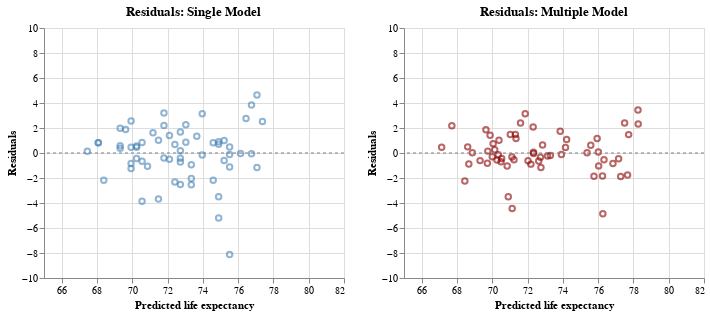

The code cell stored with this chart in its notebook:
### Code cell
# Single model residuals
single_resid = alt.Chart(data).mark_point(color='steelblue', opacity=0.6).encode(
    x=alt.X('pred_single:Q').title('Predicted life expectancy').scale(domain=[65, 82]),
    y=alt.Y('residual_single:Q').title('Residuals').scale(domain=[-10, 10]),
    tooltip=['areaName:N', alt.Tooltip('residual_single:Q', format='.2f')]
).properties(height=250, title='Residuals: Single Model')


# Multiple model residuals
multi_resid = alt.Chart(data).mark_point(color='darkred', opacity=0.6).encode(
    x=alt.X('pred_multi:Q').title('Predicted life expectancy').scale(domain=[65, 82]),
    y=alt.Y('residual_multi:Q').title('Residuals').scale(domain=[-10, 10]),
    tooltip=['areaName:N', alt.Tooltip('residual_multi:Q', format='.2f')]
).properties(height=250, title='Residuals: Multiple Model')


# Create zero line to add to each plot
zero_line = alt.Chart(pd.DataFrame({'y': [0]})).mark_rule(
    strokeDash=[3, 3], color='gray'
).encode(y='y:Q')


(single_resid + zero_line) | (multi_resid + zero_line)  # Add zero line to each plot, then concatenate them horizontally

### Figure 1 — Vega-Lite specification as saved in the notebook (floating-point values rounded to 4 significant figures)
{"config": {"view": {"continuousWidth": 300, "continuousHeight": 300}}, "hconcat": [{"layer": [{"data": {"name": "data-fb5b6f63ce9369797358fec941863943"}, "mark": {"type": "point", "color": "steelblue", "opacity": 0.6}, "encoding": {"tooltip": [{"field": "areaName", "type": "nominal"}, {"field": "residual_single", "format": ".2f", "type": "quantitative"}], "x": {"field": "pred_single", "scale": {"domain": [65, 82]}, "title": "Predicted life expectancy", "type": "quantitative"}, "y": {"field": "residual_single", "scale": {"domain": [-10, 10]}, "title": "Residuals", "type": "quantitative"}}, "title": "Residuals: Single Model"}, {"data": {"name": "data-a0a55d106695e8d630baff0f16eee66d"}, "mark": {"type": "rule", "color": "gray", "strokeDash": [3, 3]}, "encoding": {"y": {"field": "y", "type": "quantitative"}}}], "height": 250}, {"layer": [{"data": {"name": "data-fb5b6f63ce9369797358fec941863943"}, "mark": {"type": "point", "color": "darkred", "opacity": 0.6}, "encoding": {"tooltip": [{"field": "areaName", "type": "nominal"}, {"field": "residual_multi", "format": ".2f", "type": "quantitative"}], "x": {"field": "pred_multi", "scale": {"domain": [65, 82]}, "title": "Predicted life expectancy", "type": "quantitative"}, "y": {"field": "residual_multi", "scale": {"domain": [-10, 10]}, "title": "Residuals", "type": "quantitative"}}, "title": "Residuals: Multiple Model"}, {"data": {"name": "data-a0a55d106695e8d630baff0f16eee66d"}, "mark": {"type": "rule", "color": "gray", "strokeDash": [3, 3]}, "encoding": {"y": {"field": "y", "type": "quantitative"}}}], "height": 250}], "$schema": "https://vega.github.io/schema/vega-lite/v5.20.1.json", "datasets": {"data-fb5b6f63ce9369797358fec941863943": [{"areaName": "Anniesland, Jordanhill and Whiteinch", "incomeDeprevation": 0.14, "employmentDeprivation": 0.15, "childPoverty": 0.14, "femaleLE": 80.8, "maleLE": 75.8, "disabilityRate": 0.19, "pred_single": 74.9, "pred_multi": 76.33, "residual_single": 0.9021, "residual_multi": -0.5327}, {"areaName": "Arden and Carnwadric", "incomeDeprevation": 0.26, "employmentDeprivation": 0.25, "childPoverty": 0.34, "femaleLE": 76.0, "maleLE": 72.8, "disabilityRate": 0.22, "pred_single": 71.18, "pred_multi": 71.31, "residual_single": 1.623, "residual_multi": 1.488}, {"areaName": "Baillieston and Garrowhill", "incomeDeprevation": 0.12, "employmentDeprivation": 0.12, "childPoverty": 0.14, "femaleLE": 81.6, "maleLE": 76.0, "disabilityRate": 0.21, "pred_single": 75.52, "pred_multi": 76.84, "residual_single": 0.482, "residual_multi": -0.8404}, {"areaName": "Balornock and Barmulloch", "incomeDeprevation": 0.29, "employmentDeprivation": 0.27, "childPoverty": 0.38, "femaleLE": 78.2, "maleLE": 70.8, "disabilityRate": 0.3, "pred_single": 70.25, "pred_multi": 71.12, "residual_single": 0.5535, "residual_multi": -0.3164}, {"areaName": "Bellahouston, Craigton and Mosspark", "incomeDeprevation": 0.2, "employmentDeprivation": 0.18, "childPoverty": 0.22, "femaleLE": 80.5, "maleLE": 73.9, "disabilityRate": 0.29, "pred_single": 73.04, "pred_multi": 75.77, "residual_single": 0.8627, "residual_multi": -1.866}, {"areaName": "Blackhill and Hogganfield", "incomeDeprevation": 0.24, "employmentDeprivation": 0.23, "childPoverty": 0.33, "femaleLE": 77.5, "maleLE": 75.0, "disabilityRate": 0.25, "pred_single": 71.8, "pred_multi": 71.87, "residual_single": 3.203, "residual_multi": 3.131}, {"areaName": "Blairdardie", "incomeDeprevation": 0.18, "employmentDeprivation": 0.16, "childPoverty": 0.2, "femaleLE": 79.4, "maleLE": 75.0, "disabilityRate": 0.25, "pred_single": 73.66, "pred_multi": 76.03, "residual_single": 1.342, "residual_multi": -1.031}, {"areaName": "Broomhill and Partick West", "incomeDeprevation": 0.12, "employmentDeprivation": 0.11, "childPoverty": 0.19, "femaleLE": 79.7, "maleLE": 75.4, "disabilityRate": 0.17, "pred_single": 75.52, "pred_multi": 75.37, "residual_single": -0.118, "residual_multi": 0.02579}, {"areaName": "Calton and Bridgeton", "incomeDeprevation": 0.25, "employmentDeprivation": 0.21, "childPoverty": 0.47, "femaleLE": 76.6, "maleLE": 67.8, "disabilityRate": 0.24, "pred_single": 71.49, "pred_multi": 68.67, "residual_single": -3.687, "residual_multi": -0.8728}, {"areaName": "Carmunnock", "incomeDeprevation": 0.15, "employmentDeprivation": 0.1, "childPoverty": 0.18, "femaleLE": 81.2, "maleLE": 75.4, "disabilityRate": 0.21, "pred_single": 74.59, "pred_multi": 77.28, "residual_single": 0.8122, "residual_multi": -1.88}, {"areaName": "Castlemilk", "incomeDeprevation": 0.36, "employmentDeprivation": 0.33, "childPoverty": 0.44, "femaleLE": 76.8, "maleLE": 68.9, "disabilityRate": 0.31, "pred_single": 68.08, "pred_multi": 69.72, "residual_single": 0.8241, "residual_multi": -0.8231}, {"areaName": "Cathcart and Simshill", "incomeDeprevation": 0.07, "employmentDeprivation": 0.08, "childPoverty": 0.07, "femaleLE": 84.3, "maleLE": 81.7, "disabilityRate": 0.17, "pred_single": 77.07, "pred_multi": 78.26, "residual_single": 4.632, "residual_multi": 3.44}, {"areaName": "City Centre and Merchant City", "incomeDeprevation": 0.14, "employmentDeprivation": 0.12, "childPoverty": 0.37, "femaleLE": 76.4, "maleLE": 69.7, "disabilityRate": 0.15, "pred_single": 74.9, "pred_multi": 70.27, "residual_single": -5.198, "residual_multi": -0.5692}, {"areaName": "Corkerhill and North Pollok", "incomeDeprevation": 0.29, "employmentDeprivation": 0.26, "childPoverty": 0.37, "femaleLE": 76.7, "maleLE": 70.7, "disabilityRate": 0.24, "pred_single": 70.25, "pred_multi": 71.23, "residual_single": 0.4535, "residual_multi": -0.5328}, {"areaName": "Croftfoot", "incomeDeprevation": 0.14, "employmentDeprivation": 0.12, "childPoverty": 0.25, "femaleLE": 79.4, "maleLE": 75.6, "disabilityRate": 0.16, "pred_single": 74.9, "pred_multi": 73.85, "residual_single": 0.7021, "residual_multi": 1.748}, {"areaName": "Crookston and South Cardonald", "incomeDeprevation": 0.2, "employmentDeprivation": 0.17, "childPoverty": 0.27, "femaleLE": 79.8, "maleLE": 75.3, "disabilityRate": 0.24, "pred_single": 73.04, "pred_multi": 74.22, "residual_single": 2.263, "residual_multi": 1.083}, {"areaName": "Dennistoun", "incomeDeprevation": 0.19, "employmentDeprivation": 0.15, "childPoverty": 0.41, "femaleLE": 76.7, "maleLE": 70.8, "disabilityRate": 0.19, "pred_single": 73.35, "pred_multi": 70.05, "residual_single": -2.547, "residual_multi": 0.7497}, {"areaName": "Drumchapel", "incomeDeprevation": 0.36, "employmentDeprivation": 0.31, "childPoverty": 0.48, "femaleLE": 73.9, "maleLE": 68.9, "disabilityRate": 0.27, "pred_single": 68.08, "pred_multi": 68.87, "residual_single": 0.8241, "residual_multi": 0.02585}, {"areaName": "Easterhouse", "incomeDeprevation": 0.32, "employmentDeprivation": 0.29, "childPoverty": 0.42, "femaleLE": 77.5, "maleLE": 69.7, "disabilityRate": 0.27, "pred_single": 69.32, "pred_multi": 70.0, "residual_single": 0.3838, "residual_multi": -0.3026}, {"areaName": "Glasgow", "incomeDeprevation": 0.21, "employmentDeprivation": 0.19, "childPoverty": 0.32, "femaleLE": 78.2, "maleLE": 72.3, "disabilityRate": 0.23, "pred_single": 72.73, "pred_multi": 72.34, "residual_single": -0.4272, "residual_multi": -0.04205}, {"areaName": "Glasgow North East", "incomeDeprevation": 0.25, "employmentDeprivation": 0.22, "childPoverty": 0.37, "femaleLE": 78.0, "maleLE": 72.5, "disabilityRate": 0.25, "pred_single": 71.49, "pred_multi": 71.35, "residual_single": 1.013, "residual_multi": 1.154}, {"areaName": "Glasgow North West", "incomeDeprevation": 0.19, "employmentDeprivation": 0.17, "childPoverty": 0.32, "femaleLE": 77.6, "maleLE": 71.3, "disabilityRate": 0.21, "pred_single": 73.35, "pred_multi": 72.19, "residual_single": -2.047, "residual_multi": -0.8902}, {"areaName": "Glasgow South", "incomeDeprevation": 0.21, "employmentDeprivation": 0.19, "childPoverty": 0.29, "femaleLE": 78.8, "maleLE": 72.9, "disabilityRate": 0.22, "pred_single": 72.73, "pred_multi": 73.13, "residual_single": 0.1728, "residual_multi": -0.2333}, {"areaName": "Govanhill", "incomeDeprevation": 0.24, "employmentDeprivation": 0.22, "childPoverty": 0.33, "femaleLE": 78.1, "maleLE": 71.4, "disabilityRate": 0.23, "pred_single": 71.8, "pred_multi": 72.03, "residual_single": -0.397, "residual_multi": -0.6278}, {"areaName": "Greater Gorbals", "incomeDeprevation": 0.3, "employmentDeprivation": 0.27, "childPoverty": 0.45, "femaleLE": 77.9, "maleLE": 68.7, "disabilityRate": 0.29, "pred_single": 69.94, "pred_multi": 69.31, "residual_single": -1.236, "residual_multi": -0.6099}, {"areaName": "Greater Govan", "incomeDeprevation": 0.28, "employmentDeprivation": 0.27, "childPoverty": 0.36, "femaleLE": 74.6, "maleLE": 66.7, "disabilityRate": 0.27, "pred_single": 70.56, "pred_multi": 71.13, "residual_single": -3.857, "residual_multi": -4.431}, {"areaName": "Haghill and Carntyne", "incomeDeprevation": 0.28, "employmentDeprivation": 0.26, "childPoverty": 0.43, "femaleLE": 75.4, "maleLE": 69.9, "disabilityRate": 0.31, "pred_single": 70.56, "pred_multi": 69.75, "residual_single": -0.6566, "residual_multi": 0.1505}, {"areaName": "Hillhead and Woodlands", "incomeDeprevation": 0.15, "employmentDeprivation": 0.12, "childPoverty": 0.31, "femaleLE": 79.3, "maleLE": 72.4, "disabilityRate": 0.15, "pred_single": 74.59, "pred_multi": 72.34, "residual_single": -2.188, "residual_multi": 0.06315}, {"areaName": "Hyndland, Dowanhill and Partick East", "incomeDeprevation": 0.08, "employmentDeprivation": 0.08, "childPoverty": 0.11, "femaleLE": 80.9, "maleLE": 76.7, "disabilityRate": 0.14, "pred_single": 76.76, "pred_multi": 77.16, "residual_single": -0.0584, "residual_multi": -0.4611}, {"areaName": "Ibrox and Kingston", "incomeDeprevation": 0.21, "employmentDeprivation": 0.19, "childPoverty": 0.38, "femaleLE": 74.0, "maleLE": 70.2, "disabilityRate": 0.2, "pred_single": 72.73, "pred_multi": 70.34, "residual_single": -2.527, "residual_multi": -0.1421}, {"areaName": "Kelvindale and Kelvinside", "incomeDeprevation": 0.06, "employmentDeprivation": 0.05, "childPoverty": 0.11, "femaleLE": 84.3, "maleLE": 79.9, "disabilityRate": 0.14, "pred_single": 77.38, "pred_multi": 77.5, "residual_single": 2.521, "residual_multi": 2.398}, {"areaName": "Kingspark and Mount Florida", "incomeDeprevation": 0.12, "employmentDeprivation": 0.11, "childPoverty": 0.16, "femaleLE": 82.8, "maleLE": 74.4, "disabilityRate": 0.17, "pred_single": 75.52, "pred_multi": 76.25, "residual_single": -1.118, "residual_multi": -1.849}, {"areaName": "Knightswood", "incomeDeprevation": 0.23, "employmentDeprivation": 0.23, "childPoverty": 0.3, "femaleLE": 77.6, "maleLE": 71.6, "disabilityRate": 0.29, "pred_single": 72.11, "pred_multi": 72.76, "residual_single": -0.5071, "residual_multi": -1.16}, {"areaName": "Lambhill and Milton", "incomeDeprevation": 0.29, "employmentDeprivation": 0.28, "childPoverty": 0.39, "femaleLE": 77.0, "maleLE": 69.8, "disabilityRate": 0.3, "pred_single": 70.25, "pred_multi": 70.5, "residual_single": -0.4465, "residual_multi": -0.6991}, {"areaName": "Langside and Battlefield", "incomeDeprevation": 0.13, "employmentDeprivation": 0.11, "childPoverty": 0.24, "femaleLE": 81.4, "maleLE": 74.6, "disabilityRate": 0.16, "pred_single": 75.21, "pred_multi": 74.15, "residual_single": -0.608, "residual_multi": 0.4491}, {"areaName": "Maryhill Road Corridor", "incomeDeprevation": 0.22, "employmentDeprivation": 0.19, "childPoverty": 0.39, "femaleLE": 76.1, "maleLE": 70.1, "disabilityRate": 0.22, "pred_single": 72.42, "pred_multi": 70.54, "residual_single": -2.317, "residual_multi": -0.4356}, {"areaName": "Mount Vernon and East Shettleston", "incomeDeprevation": 0.17, "employmentDeprivation": 0.19, "childPoverty": 0.17, "femaleLE": 79.7, "maleLE": 77.1, "disabilityRate": 0.29, "pred_single": 73.97, "pred_multi": 75.94, "residual_single": 3.132, "residual_multi": 1.156}, {"areaName": "Newlands and Cathcart", "incomeDeprevation": 0.09, "employmentDeprivation": 0.08, "childPoverty": 0.11, "femaleLE": 81.8, "maleLE": 79.2, "disabilityRate": 0.17, "pred_single": 76.45, "pred_multi": 77.73, "residual_single": 2.752, "residual_multi": 1.47}, {"areaName": "North Cardonald and Penilee", "incomeDeprevation": 0.23, "employmentDeprivation": 0.19, "childPoverty": 0.33, "femaleLE": 78.5, "maleLE": 73.5, "disabilityRate": 0.25, "pred_single": 72.11, "pred_multi": 72.85, "residual_single": 1.393, "residual_multi": 0.6464}, {"areaName": "North Maryhill and Summerston", "incomeDeprevation": 0.21, "employmentDeprivation": 0.19, "childPoverty": 0.31, "femaleLE": 79.5, "maleLE": 72.0, "disabilityRate": 0.23, "pred_single": 72.73, "pred_multi": 72.63, "residual_single": -0.7272, "residual_multi": -0.6336}, {"areaName": "Parkhead and Dalmarnock", "incomeDeprevation": 0.38, "employmentDeprivation": 0.36, "childPoverty": 0.52, "femaleLE": 75.8, "maleLE": 67.6, "disabilityRate": 0.32, "pred_single": 67.46, "pred_multi": 67.13, "residual_single": 0.1443, "residual_multi": 0.4669}, {"areaName": "Pollok", "incomeDeprevation": 0.17, "employmentDeprivation": 0.16, "childPoverty": 0.25, "femaleLE": 80.6, "maleLE": 73.8, "disabilityRate": 0.21, "pred_single": 73.97, "pred_multi": 73.92, "residual_single": -0.1676, "residual_multi": -0.1208}, {"areaName": "Pollokshaws and Mansewood", "incomeDeprevation": 0.22, "employmentDeprivation": 0.2, "childPoverty": 0.29, "femaleLE": 80.0, "maleLE": 73.1, "disabilityRate": 0.24, "pred_single": 72.42, "pred_multi": 73.29, "residual_single": 0.6829, "residual_multi": -0.1927}, {"areaName": "Pollokshields East", "incomeDeprevation": 0.21, "employmentDeprivation": 0.16, "childPoverty": 0.34, "femaleLE": 80.9, "maleLE": 74.4, "disabilityRate": 0.18, "pred_single": 72.73, "pred_multi": 72.32, "residual_single": 1.673, "residual_multi": 2.082}, {"areaName": "Pollokshields West", "incomeDeprevation": 0.08, "employmentDeprivation": 0.06, "childPoverty": 0.1, "femaleLE": 82.3, "maleLE": 80.6, "disabilityRate": 0.16, "pred_single": 76.76, "pred_multi": 78.27, "residual_single": 3.842, "residual_multi": 2.329}, {"areaName": "Priesthill and Househillwood", "incomeDeprevation": 0.32, "employmentDeprivation": 0.29, "childPoverty": 0.43, "femaleLE": 79.4, "maleLE": 71.3, "disabilityRate": 0.29, "pred_single": 69.32, "pred_multi": 69.88, "residual_single": 1.984, "residual_multi": 1.422}, {"areaName": "Riddrie and Cranhill", "incomeDeprevation": 0.28, "employmentDeprivation": 0.27, "childPoverty": 0.4, "femaleLE": 78.8, "maleLE": 71.4, "disabilityRate": 0.32, "pred_single": 70.56, "pred_multi": 70.38, "residual_single": 0.8434, "residual_multi": 1.018}, {"areaName": "Robroyston and Millerston", "incomeDeprevation": 0.07, "employmentDeprivation": 0.07, "childPoverty": 0.09, "femaleLE": 80.0, "maleLE": 75.9, "disabilityRate": 0.13, "pred_single": 77.07, "pred_multi": 77.67, "residual_single": -1.168, "residual_multi": -1.768}, {"areaName": "Ruchazie and Garthamlock", "incomeDeprevation": 0.3, "employmentDeprivation": 0.27, "childPoverty": 0.41, "femaleLE": 78.6, "maleLE": 70.4, "disabilityRate": 0.25, "pred_single": 69.94, "pred_multi": 70.14, "residual_single": 0.4636, "residual_multi": 0.2577}, {"areaName": "Ruchill and Possilpark", "incomeDeprevation": 0.35, "employmentDeprivation": 0.33, "childPoverty": 0.47, "femaleLE": 73.1, "maleLE": 66.2, "disabilityRate": 0.3, "pred_single": 68.39, "pred_multi": 68.45, "residual_single": -2.186, "residual_multi": -2.247}, {"areaName": "Scotland", "incomeDeprevation": 0.13, "employmentDeprivation": 0.13, "childPoverty": 0.18, "femaleLE": 80.6, "maleLE": 76.2, "disabilityRate": 0.2, "pred_single": 75.21, "pred_multi": 75.58, "residual_single": 0.992, "residual_multi": 0.617}, {"areaName": "Shawlands and Strathbungo", "incomeDeprevation": 0.1, "employmentDeprivation": 0.09, "childPoverty": 0.16, "femaleLE": 80.3, "maleLE": 76.1, "disabilityRate": 0.14, "pred_single": 76.14, "pred_multi": 76.01, "residual_single": -0.03822, "residual_multi": 0.08632}, {"areaName": "Sighthill, Roystonhill and Germiston", "incomeDeprevation": 0.32, "employmentDeprivation": 0.29, "childPoverty": 0.49, "femaleLE": 74.2, "maleLE": 69.9, "disabilityRate": 0.24, "pred_single": 69.32, "pred_multi": 67.71, "residual_single": 0.5838, "residual_multi": 2.189}, {"areaName": "South Nitshill and Darnley", "incomeDeprevation": 0.14, "employmentDeprivation": 0.12, "childPoverty": 0.17, "femaleLE": 76.3, "maleLE": 71.4, "disabilityRate": 0.17, "pred_single": 74.9, "pred_multi": 76.27, "residual_single": -3.498, "residual_multi": -4.868}, {"areaName": "Springboig and Barlanark", "incomeDeprevation": 0.31, "employmentDeprivation": 0.29, "childPoverty": 0.43, "femaleLE": 78.3, "maleLE": 71.5, "disabilityRate": 0.3, "pred_single": 69.63, "pred_multi": 69.64, "residual_single": 1.874, "residual_multi": 1.857}, {"areaName": "Springburn", "incomeDeprevation": 0.3, "employmentDeprivation": 0.28, "childPoverty": 0.46, "femaleLE": 76.4, "maleLE": 69.1, "disabilityRate": 0.28, "pred_single": 69.94, "pred_multi": 68.61, "residual_single": -0.8364, "residual_multi": 0.4908}, {"areaName": "Temple and Anniesland", "incomeDeprevation": 0.19, "employmentDeprivation": 0.17, "childPoverty": 0.31, "femaleLE": 78.8, "maleLE": 72.4, "disabilityRate": 0.24, "pred_single": 73.35, "pred_multi": 72.73, "residual_single": -0.9474, "residual_multi": -0.3322}, {"areaName": "Tollcross and West Shettleston", "incomeDeprevation": 0.27, "employmentDeprivation": 0.26, "childPoverty": 0.37, "femaleLE": 76.2, "maleLE": 69.8, "disabilityRate": 0.27, "pred_single": 70.87, "pred_multi": 70.85, "residual_single": -1.067, "residual_multi": -1.047}, {"areaName": "Toryglen", "incomeDeprevation": 0.3, "employmentDeprivation": 0.28, "childPoverty": 0.38, "femaleLE": 77.9, "maleLE": 72.5, "disabilityRate": 0.29, "pred_single": 69.94, "pred_multi": 71.03, "residual_single": 2.564, "residual_multi": 1.475}, {"areaName": "Yoker and Scotstoun", "incomeDeprevation": 0.24, "employmentDeprivation": 0.21, "childPoverty": 0.35, "femaleLE": 80.2, "maleLE": 74.0, "disabilityRate": 0.21, "pred_single": 71.8, "pred_multi": 71.6, "residual_single": 2.203, "residual_multi": 2.397}, {"areaName": "Yorkhill and Anderston", "incomeDeprevation": 0.12, "employmentDeprivation": 0.1, "childPoverty": 0.34, "femaleLE": 75.9, "maleLE": 67.4, "disabilityRate": 0.12, "pred_single": 75.52, "pred_multi": 70.91, "residual_single": -8.118, "residual_multi": -3.509}], "data-a0a55d106695e8d630baff0f16eee66d": [{"y": 0}]}}
